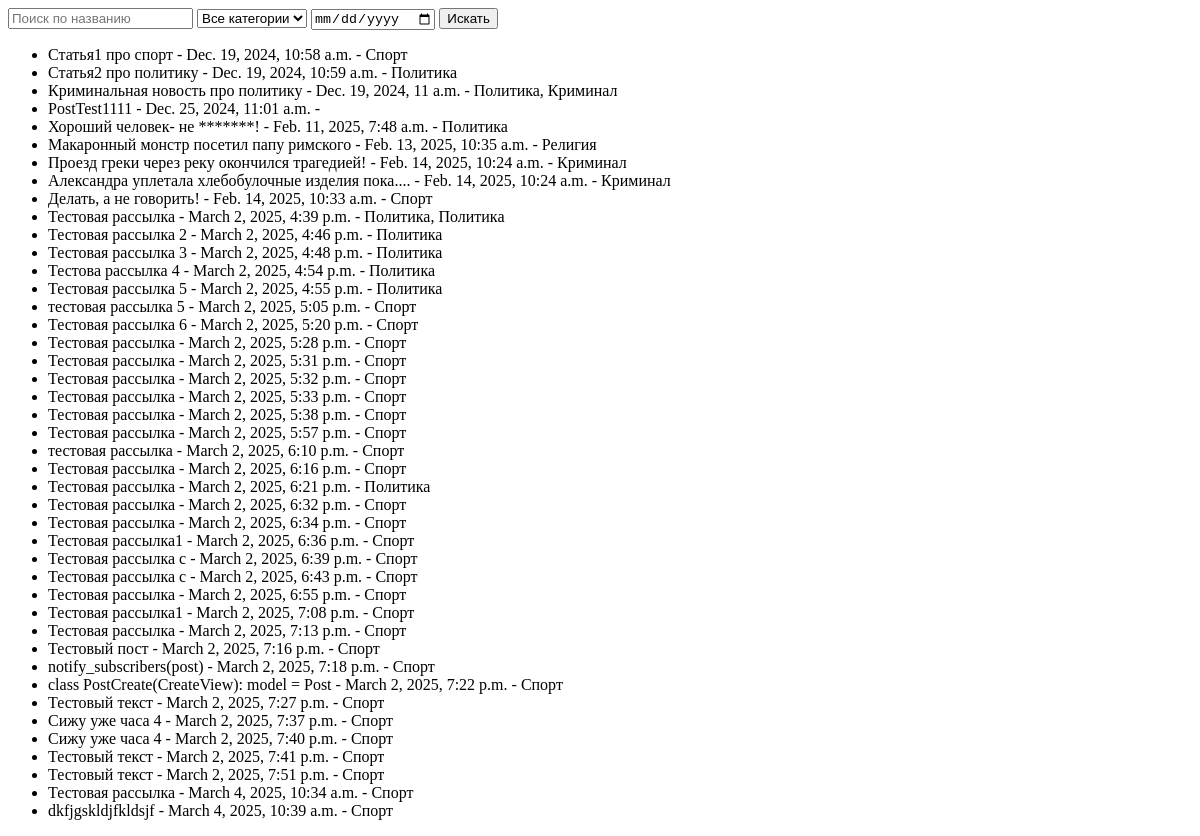
The page /search/ on the database as committed earlier.
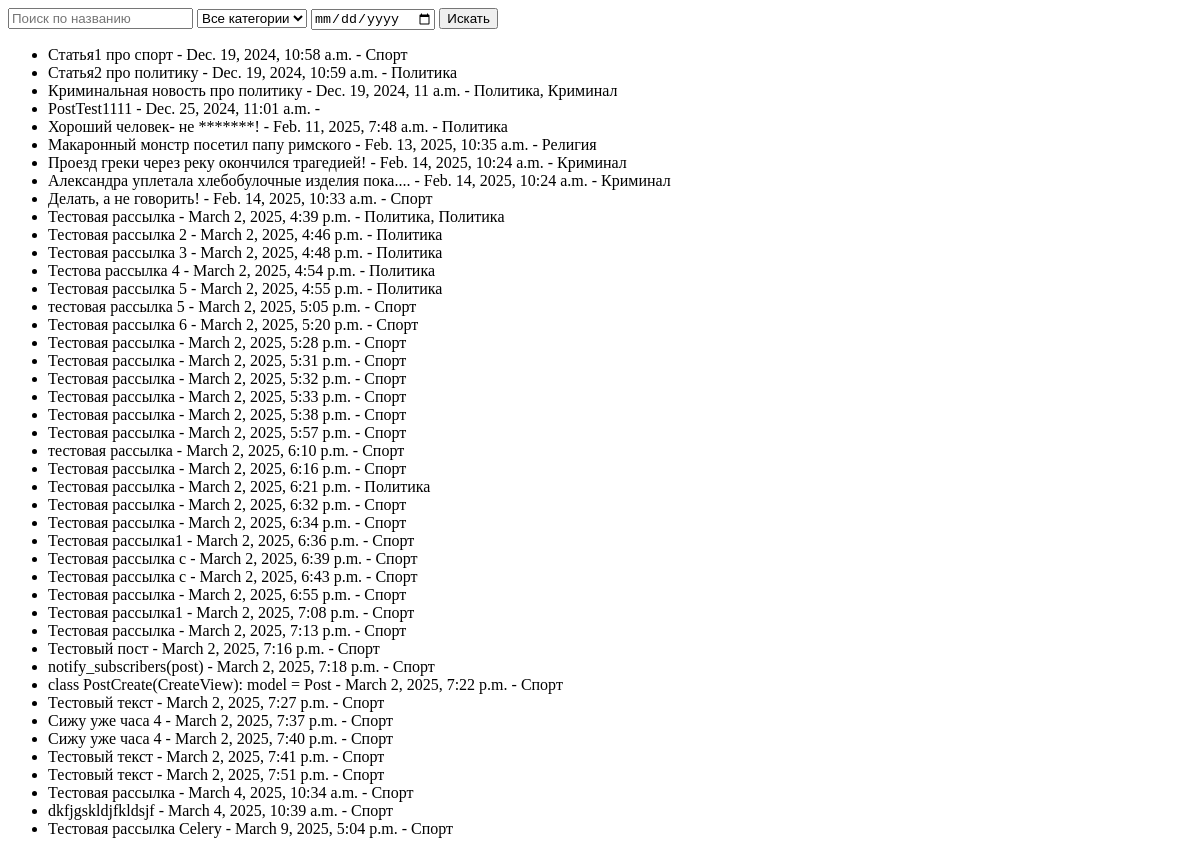
The same page on the database as committed later.
### news/models.py (models this page shows, shortened)
class Post(models.Model):
    some_datetime = models.DateTimeField(auto_now_add=True)
    author = models.ForeignKey(Author, on_delete=models.CASCADE)
    category = models.ManyToManyField(Category, through='PostCategory')
    PostNews = 'PN'
    PostArticle = 'PA'
    POSITIONS = [(PostArticle, 'Статья'), (PostNews, 'Новость'), ]
    title = models.CharField(max_length=50, verbose_name='Название')
    text = models.TextField()
    rating = models.IntegerField(default=0)
    positions = models.CharField(max_length=2, choices=POSITIONS, default=PostArticle, verbose_name='Тип поста')

class Category(models.Model):
    name_category = models.CharField(max_length=255, default="Default", unique=True)
    subscribers = models.ManyToManyField(User, related_name='subscribed_categories', blank=True)
    def __str__(self):
        return self.name_category.title()

### news/views.py (the view)
# urls.py: path('search/', NewsSearchView.as_view(), name='news_search'),
class NewsSearchView(View):
    template_name = 'post_search.html'
    def get(self, request, *args, **kwargs):
        title = request.GET.get('title', '')
        category_id = request.GET.get('category', '')
        some_datetime = request.GET.get('some_datetime', '')
        posts = Post.objects.all()
        if title:
            posts = posts.filter(title__icontains=title)
        if category_id:
            posts = posts.filter(category__id=category_id)
        context = {'posts': posts}
        return render(request, self.template_name, context)

### news/templatetags/custom_filters.py (called while the page is built)
@register.filter
def censor(text):
    bad_words_list = ["Редиска", "редиска"]
    for bad_word in bad_words_list:
        text = text.replace(bad_word, '*' * len(bad_word))
    return text

### templates/post_search.html (shortened to what this page needs)
{% load custom_filters %}
<form method="get">
    <input type="text" name="title" placeholder="Поиск по названию">
    <select name="category">
        <option value="">Все категории</option>
    </select>
    <input type="date" name="some_datetime" value="{{ some_datetime }}">
    <button type="submit">Искать</button>
</form>
<ul>
    {% for post in posts %}
        <li>{{ post.title|censor }} - {{ post.some_datetime }} - {{ post.category.all|join:", " }}</li>
    {% endfor %}
</ul>

Rows that differ between the two databases and show on the page:
added Post: title|censor "Тестовая рассылка Celery", some_datetime "March 9, 2025, 5:04 p.m.", category.all "Спорт"
